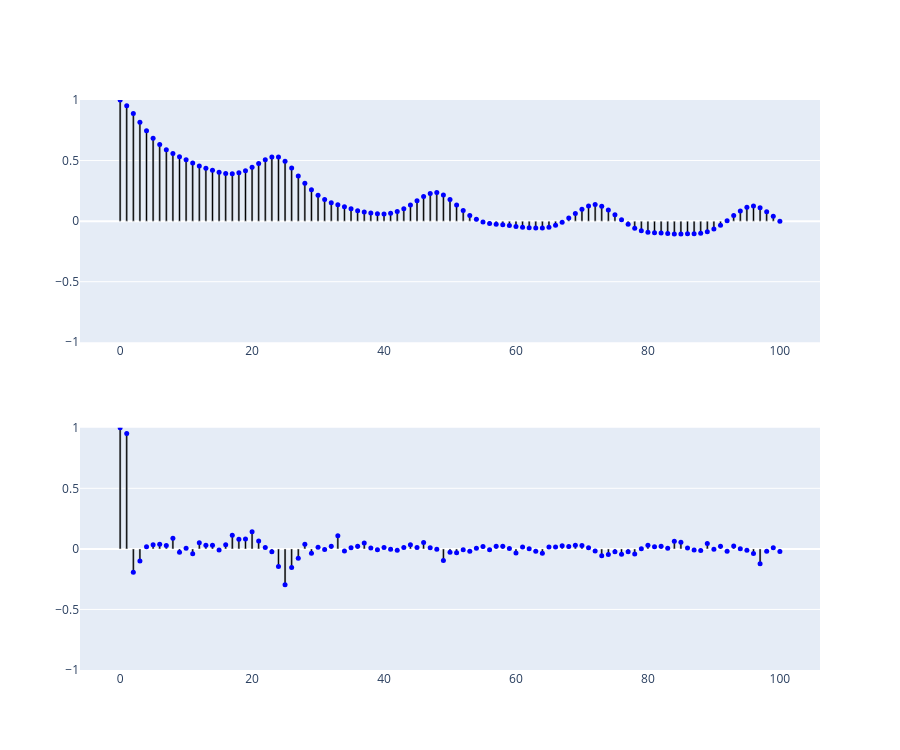

This figure's notebook cell:
### Code cell
fig = make_subplots(rows=2, cols=1)

fig.add_trace(plotly_acf(df['y'], lags=100).data[0], row=1, col=1)
fig.add_trace(plotly_acf(df['y'], lags=100).data[1], row=1, col=1)

fig.add_trace(plotly_pacf(df['y'], lags=100).data[0], row=2, col=1)
fig.add_trace(plotly_pacf(df['y'], lags=100).data[1], row=2, col=1)

fig.update_layout(
    showlegend=False,
    yaxis=dict(range=[-1, 1]),
    height=750)

fig.update_yaxes(range=[-1, 1], row=1, col=1)
fig.update_yaxes(range=[-1, 1], row=2, col=1)
